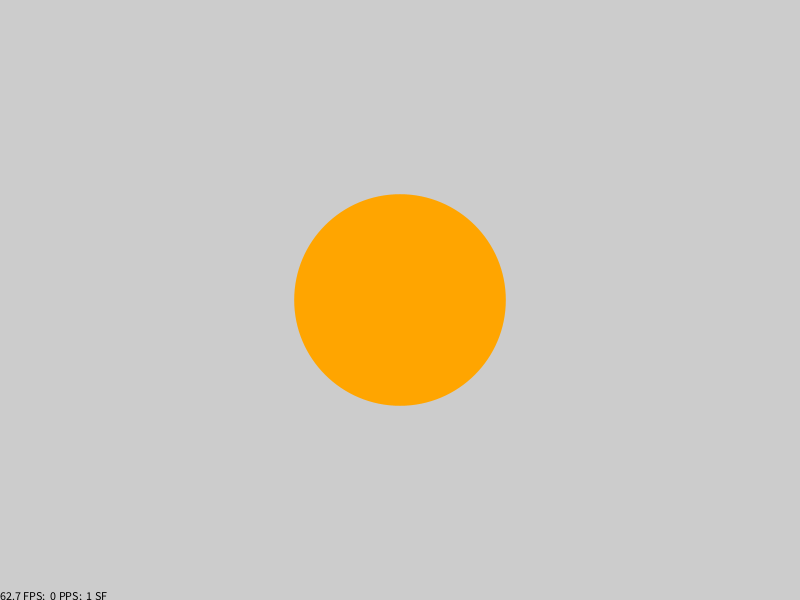
Frame 1 (no input)
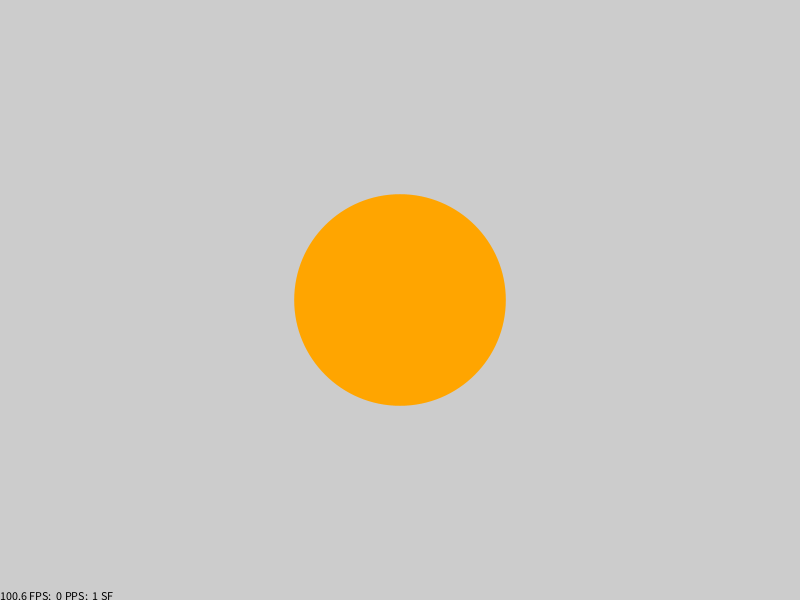
Frame 60 (the mouse pressed at the canvas centre just before this capture)
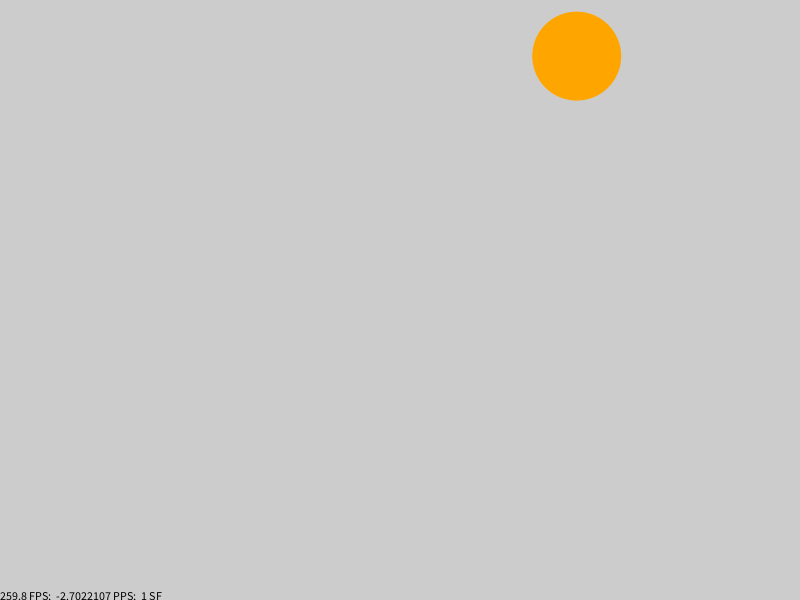
Frame 120 (the mouse held since frame 60 and released just before this capture)

The Processing sketch that drew these frames (run headless with seeded random() and noise(); from frame 60 on, the mouse is pressed at the canvas centre):

// Processing sketch: TargetGame
// ── TargetGame.pde
Target t;


void settings() 
{ 
  size(displayWidth/2, displayHeight/2);
}

void setup()
{
  frameRate(-1);
  t = new Target();
}

void draw()
{
  background(204, 204, 204);
  t.display();
}

void mousePressed()
{
  t.hitTargetCheck();
}

// ── Target.pde
class Target
{
  float xPos;
  float yPos;
  float diameter;
  color colour;
  color hoverColour;
  float xSpeed;
  float ySpeed;
  int speedFactor;
  int lastTimeStamp;
  int lastReactionTime;

  Target()
  {
    diameter = random(50, 300);
    xPos = width/2;
    yPos = height/2;
    colour = color(255, 165, 0); // Orange
    hoverColour = color(240, 200, 120); // Light orange
    xSpeed = 0;  
    ySpeed = 0;      
    speedFactor = 1;
    lastTimeStamp = millis();
    lastReactionTime = 1;
  }

  void display() // runs 60times pser sec
  {
    moveTarget();
    
    drawText();
    
    drawTarget();
  }
  
  void moveTarget()
  {
    if (xPos - diameter/2 + xSpeed < 0) // target edge will go beyond left border in next tick
    {
      xPos = diameter/2; // make the target touch the edge on this tick
      xSpeed = xSpeed * -1;
    }
    else if (xPos + diameter/2 + xSpeed > width)
    {
      xPos = width - diameter/2; 
      xSpeed = xSpeed * -1;
    }
    else
    {
      xPos = xPos + xSpeed;
    }
   
    if (yPos - diameter/2 + ySpeed < 0) // target edge will go beyond left border in next tick
    {
      yPos = diameter/2; // make the target touch the edge on this tick
      ySpeed = ySpeed * -1;
    }
    else if (yPos + diameter/2 + ySpeed > height)
    {
      yPos = height - diameter/2; 
      ySpeed = ySpeed * -1;
    }
    else
    {
      yPos = yPos + ySpeed;
    }
  }
  
  void drawTarget()
  {    
    fill(getTargetColor());
    noStroke();
    circle(xPos, yPos, diameter);
  }
  
  void drawText()
  {
    fill(0,0,0);
    textAlign(BOTTOM, LEFT);
    text(nf(frameRate, 0, 1) + " FPS;  " + nf((xSpeed + ySpeed)/2) + " PPS;  " + nf(speedFactor) + " SF", 0, height);
  }

  color getTargetColor()
  {
    if (mouseInTarget())
    {
      return hoverColour;
    }
    else
    {
      return colour;
    }
    
  }

  boolean mouseInTarget()
  {
    return (dist(mouseX, mouseY, xPos, yPos) < diameter/2);
  }
  
  void hitTargetCheck()
  {
    if (mouseInTarget())
    {
      diameter = random(50, 200);
      xPos = random(diameter/2, width - diameter/2);
      yPos = random(diameter/2, height - diameter/2);
      
      
      if (millis() - lastTimeStamp < lastReactionTime) // check if reaction time was quicker than last time
      {
        speedFactor = speedFactor + 1;
      }
      else if (speedFactor != 1)
      {
        speedFactor = speedFactor - 1;
      }
      lastReactionTime = millis() - lastTimeStamp; // reset values
      lastTimeStamp = millis();
      
      xSpeed = random(-5 * speedFactor, 5 * speedFactor);  
      ySpeed = random(-5 * speedFactor, 5 * speedFactor);      
    }
  }
}
